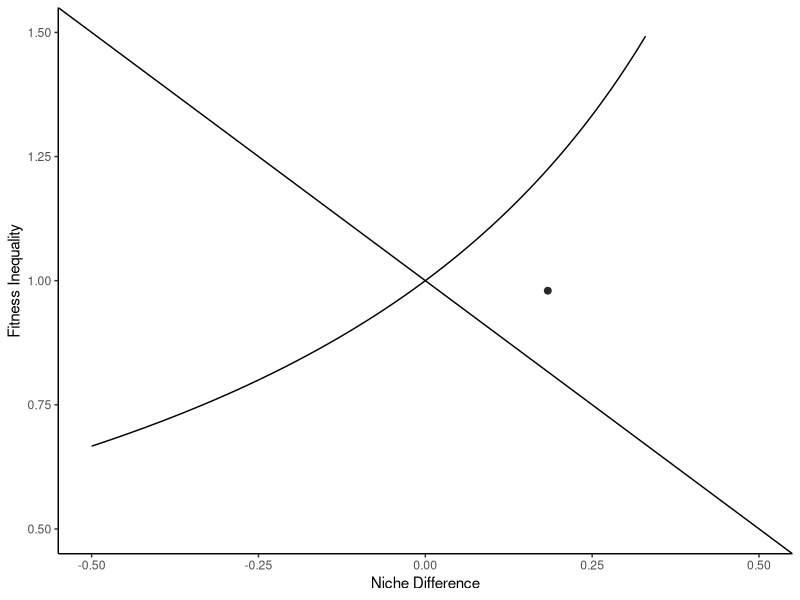
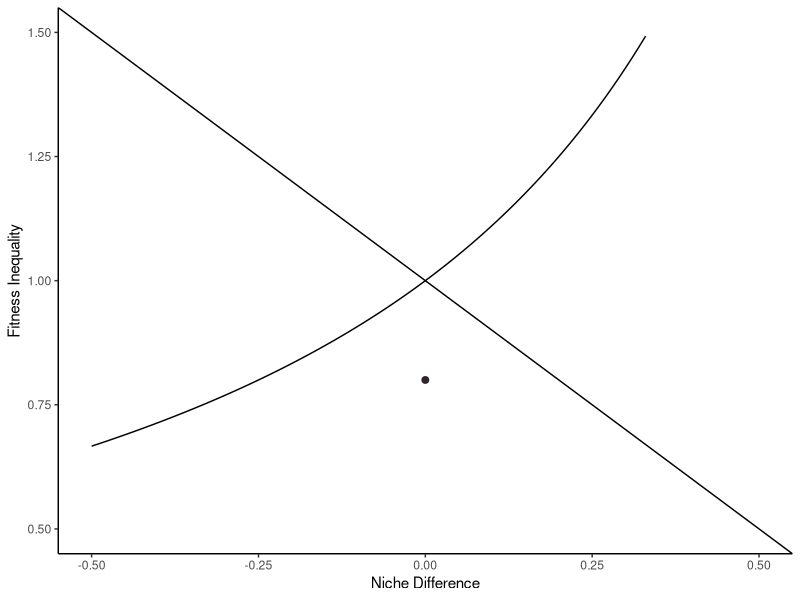
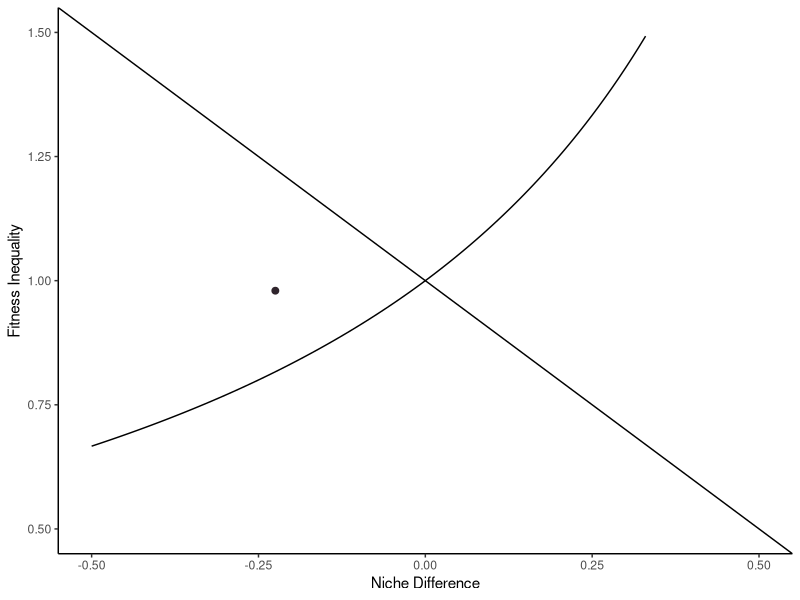

These figures' R source, in order: (Note: this script raises an error after producing the figures.)
##### PROOF-OF-CONCEPT #####

library(ggplot2)

niche_diff <- function(Aaa, Aba, Abb, Aab) {
  1 - sqrt((Aba*Aab)/(Aaa*Abb))
}

fitness_ineq <- function(Aaa, Aba, Abb, Aab) {
  sqrt((Aaa*Aab)/(Abb*Aba))
}

### Context-independent microbial scenarios -----

##### Baseline Scenario -----

sce1 <- function(Caa, Cba, Cbb, Cab) {
  Aaa <- Caa
  Aba <- Cba
  Abb <- Cbb
  Aab <- Cab
  
  dat1 <- cbind.data.frame(Aaa, Aba, Abb, Aab)
  dat1$niche <- niche_diff(dat1$Aaa, dat1$Aba, dat1$Abb, dat1$Aab)
  dat1$fit <- fitness_ineq(dat1$Aaa, dat1$Aba, dat1$Abb, dat1$Aab)
  
  f <- function(x) 1 / (-x + 1)
  ggplot(data = dat1, aes(x = niche, y = fit)) + 
    geom_point(size = 2, color = "#2F242C") + geom_abline(slope = -1, intercept = 1) + 
    theme_classic() + stat_function(fun=f) + xlim(-.5, .5) + ylim(.5, 1.5) + 
    xlab("Niche Difference") + ylab("Fitness Inequality")
}

# Trying some options
#sce1(-5, -6, -5.5, -5.25)
#sce1(-4, -6, -5.5, -5.25)
#sce1(-4, -6, -5, -4.5)
#sce1(-4, -5, -7.5, -6)
sce1(-6, -5, -7.5, -6) # Starting firmly in coexistence

# this will serve as the baseline parameterization

##### Live Scenario 1 -----

sce2 <- function(Sa1, Sb1, P1a, P1b, 
                 Caa = -6, Cba = -5, Cbb = -7.5, Cab = -6) {
  Aaa <- Caa + Sa1*P1a
  Aba <- Cba + Sb1*P1a
  Abb <- Cbb + Sb1*P1b
  Aab <- Cab + Sa1*P1b
  
  dat1 <- cbind.data.frame(Aaa, Aba, Abb, Aab)
  dat1$niche <- niche_diff(dat1$Aaa, dat1$Aba, dat1$Abb, dat1$Aab)
  dat1$fit <- fitness_ineq(dat1$Aaa, dat1$Aba, dat1$Abb, dat1$Aab)
  
  f <- function(x) 1 / (-x + 1)
  ggplot(data = dat1, aes(x = niche, y = fit)) + 
    geom_point(size = 2, color = "#2F242C") + geom_abline(slope = -1, intercept = 1) + 
    theme_classic() + stat_function(fun=f) + xlim(-.5, .5) + ylim(.5, 1.5) + 
    xlab("Niche Difference") + ylab("Fitness Inequality")
}

# Trying some options
#sce2(-1.1, 0, 1, 0)
#sce2(-2, 0, 1, 0) 
sce2(2, 0, 1, 0) # Getting to exclusion

##### Live Scenario 2 -----

sce3 <- function(Sa2, Sb2, P2a, P2b, 
                 Sa1 = 2, Sb1 = 0, P1a = 1, P1b = 0, 
                 Caa = -6, Cba = -5, Cbb = -7.5, Cab = -6) {
  Aaa <- Caa + Sa1*P1a + Sa2*P2a
  Aba <- Cba + Sb1*P1a + Sb2*P2a
  Abb <- Cbb + Sb1*P1b + Sb2*P2b
  Aab <- Cab + Sa1*P1b + Sa2*P2b
  
  dat1 <- cbind.data.frame(Aaa, Aba, Abb, Aab)
  dat1$niche <- niche_diff(dat1$Aaa, dat1$Aba, dat1$Abb, dat1$Aab)
  dat1$fit <- fitness_ineq(dat1$Aaa, dat1$Aba, dat1$Abb, dat1$Aab)
  
  f <- function(x) 1 / (-x + 1)
  ggplot(data = dat1, aes(x = niche, y = fit)) + 
    geom_point(size = 2, color = "#2F242C") + geom_abline(slope = -1, intercept = 1) + 
    theme_classic() + stat_function(fun=f) + xlim(-.5, .5) + ylim(.5, 1.5) + 
    xlab("Niche Difference") + ylab("Fitness Inequality")
}

sce3(0, 2.5, 0, 1) # Destabilized into priority effects

##### All together -----

Caa <- c(-6, -6, -6)
Cba <- c(-5, -5, -5)
Cbb <- c(-7.5, -7.5, -7.5)
Aab <- c(-6, -6, -6)

Sa1 <- c(0, 2, 2)
Sa2 <- c(0, 0, 0)
Sb1 <- c(0, 0, 0)
Sb2 <- c(0, 0, 2.5)

P1a <- c(0, 1, 1)
P2a <- c(0, 0, 0)
P1b <- c(0, 0, 0)
P2b <- c(0, 0, 1)

Aaa <- Caa + Sa1*P1a + Sa2*P2a
Aba <- Cba + Sb1*P1a + Sb2*P2a
Abb <- Cbb + Sb1*P1b + Sb2*P2b
Aab <- Cab + Sa1*P1b + Sa2*P2b

dat1 <- cbind.data.frame(Aaa, Aba, Abb, Aab)
dat1$niche <- niche_diff(dat1$Aaa, dat1$Aba, dat1$Abb, dat1$Aab)
dat1$fit <- fitness_ineq(dat1$Aaa, dat1$Aba, dat1$Abb, dat1$Aab)

f <- function(x) 1 / (-x + 1)
ggplot(data = dat1, aes(x = niche, y = fit)) + 
  geom_point(size = 2, color = "#2F242C") + geom_abline(slope = -1, intercept = 1) + 
  theme_classic() + stat_function(fun=f) + xlim(-.375, .375) + ylim(.75, 1.25) + 
  xlab("Niche Difference") + ylab("Fitness Inequality")

### Microbe-independent context-depency -----

eve <- function(mCaa, mCba, mCbb, mCab, 
                Caa = -6, Cba = -5, Cbb = -7.5, Cab = -6){
  v <- seq(0, 1, .01)
  
  # Adding linear scaling of C's with slopes mC's
  Aaa <- v*mCaa + rep(Caa, length(v))
  Aba <- v*mCba + rep(Cba, length(v))
  Abb <- v*mCbb + rep(Cbb, length(v))
  Aab <- v*mCab + rep(Cab, length(v))
  
  dat <- cbind.data.frame(Aaa, Aba, Abb, Aab, v)
  
  dat$niche <- niche_diff(dat$Aaa, dat$Aba, dat$Abb, dat$Aab)
  dat$fit <- fitness_ineq(dat$Aaa, dat$Aba, dat$Abb, dat$Aab)
  
  dat$niche[dat$Aaa > 0 | dat$Abb > 0 | dat$Aab > 0 | dat$Aba > 0] <- NaN
  dat$fit[dat$Aaa > 0 | dat$Abb > 0 | dat$Aab > 0 | dat$Aba > 0] <- NaN
  
  f <- function(x) 1 / (-x + 1)
  ggplot(data = dat, aes(x = niche, y = fit, label = v+2.5, color = v)) + 
    geom_point() + geom_abline(slope = -1, intercept = 1) + 
    theme_classic() + stat_function(fun=f) + xlim(-.375, .375) + ylim(.75, 1.25) + 
    xlab("Niche Difference") + ylab("Fitness Inequality") + 
    scale_color_gradient(low = "#E8CCF5", high = "#260A33") + 
    theme(legend.position = "none")
  
}

eve(2.5, 1, 1, 1.5) # Competitive effects on sp A are alleviated by 
# moisture much more than competitive effects on sp B

### Context-dependent microbes -----

mic_eve <- function(mSa1, mSa2, mSb1, mSb2,
                    Caa = -6, Cba = -5, Cbb = -7.5, Cab = -6, 
                    Sa1 = 2, Sb1 = 0, P1a = 1, P1b = 0,
                    Sa2 = 0, Sb2 = 2.5, P2a = 0, P2b = 1){
  v <- seq(0, 1, .01)
  
  Aaa <- rep(Caa, length(v)) + (rep(Sa1, length(v)) + v*mSa1)*(rep(P1a, length(v))) + (rep(Sa2, length(v)) + v*mSa2)*(rep(P2a, length(v)))
  Aba <- rep(Cba, length(v)) + (rep(Sb1, length(v)) + v*mSb1)*(rep(P1a, length(v))) + (rep(Sb2, length(v)) + v*mSb2)*(rep(P2a, length(v)))
  Abb <- rep(Cbb, length(v)) + (rep(Sb1, length(v)) + v*mSb1)*(rep(P1b, length(v))) + (rep(Sb2, length(v)) + v*mSb2)*(rep(P2b, length(v)))
  Aab <- rep(Cab, length(v)) + (rep(Sa1, length(v)) + v*mSa1)*(rep(P1b, length(v))) + (rep(Sa2, length(v)) + v*mSa2)*(rep(P2b, length(v)))
  
  dat <- cbind.data.frame(Aaa, Aba, Abb, Aab, v)
  
  dat$niche <- niche_diff(dat$Aaa, dat$Aba, dat$Abb, dat$Aab)
  dat$fit <- fitness_ineq(dat$Aaa, dat$Aba, dat$Abb, dat$Aab)
  
  dat$niche[dat$Aaa > 0 | dat$Abb > 0 | dat$Aab > 0 | dat$Aba > 0] <- NaN
  dat$fit[dat$Aaa > 0 | dat$Abb > 0 | dat$Aab > 0 | dat$Aba > 0] <- NaN
  
  f <- function(x) 1 / (-x + 1)
  ggplot(data = dat, aes(x = niche, y = fit, label = v+2.5, color = v)) + 
    geom_point() + geom_abline(slope = -1, intercept = 1) + 
    theme_classic() + stat_function(fun=f) + xlim(-.375, .375) + ylim(.75, 1.25) + 
    xlab("Niche Difference") + ylab("Fitness Inequality") + 
    scale_color_gradient(low = "#E8CCF5", high = "#260A33") + 
    theme(legend.position = "none")
  
}

mic_eve(-1.5, 0, 0, -3)

